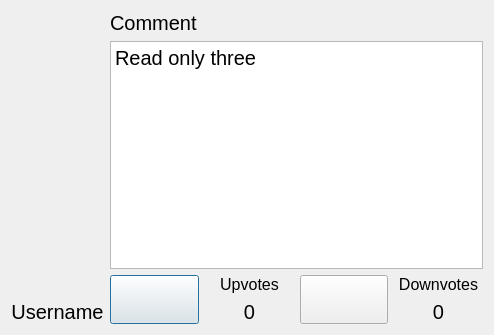
<?xml version="1.0" encoding="UTF-8"?>
<ui version="4.0">
 <class>comment_1</class>
 <widget class="QDialog" name="comment_1">
  <property name="geometry">
   <rect>
    <x>0</x>
    <y>0</y>
    <width>494</width>
    <height>335</height>
   </rect>
  </property>
  <property name="windowTitle">
   <string>Comment</string>
  </property>
  <layout class="QGridLayout" name="gridLayout">
   <item row="0" column="2">
    <layout class="QHBoxLayout" name="horizontalLayout_3">
     <item>
      <layout class="QVBoxLayout" name="verticalLayout_14">
       <item>
        <widget class="QLabel" name="label">
         <property name="sizePolicy">
          <sizepolicy hsizetype="Preferred" vsizetype="Maximum">
           <horstretch>0</horstretch>
           <verstretch>0</verstretch>
          </sizepolicy>
         </property>
         <property name="font">
          <font>
           <pointsize>15</pointsize>
          </font>
         </property>
         <property name="text">
          <string>Comment</string>
         </property>
        </widget>
       </item>
       <item>
        <widget class="QPlainTextEdit" name="plainTextEdit_commentText">
         <property name="font">
          <font>
           <pointsize>15</pointsize>
          </font>
         </property>
         <property name="plainText">
          <string>Read only three</string>
         </property>
        </widget>
       </item>
       <item>
        <layout class="QHBoxLayout" name="horizontalLayout">
         <item>
          <widget class="QPushButton" name="pushButton_upComment">
           <property name="sizePolicy">
            <sizepolicy hsizetype="Minimum" vsizetype="Preferred">
             <horstretch>0</horstretch>
             <verstretch>0</verstretch>
            </sizepolicy>
           </property>
           <property name="text">
            <string/>
           </property>
          </widget>
         </item>
         <item>
          <layout class="QVBoxLayout" name="verticalLayout_2">
           <item>
            <widget class="QLabel" name="label_2">
             <property name="font">
              <font>
               <pointsize>12</pointsize>
              </font>
             </property>
             <property name="text">
              <string>Upvotes</string>
             </property>
             <property name="alignment">
              <set>Qt::AlignmentFlag::AlignCenter</set>
             </property>
            </widget>
           </item>
           <item>
            <widget class="QLabel" name="label_upCountComment">
             <property name="font">
              <font>
               <pointsize>15</pointsize>
              </font>
             </property>
             <property name="text">
              <string>0</string>
             </property>
             <property name="alignment">
              <set>Qt::AlignmentFlag::AlignCenter</set>
             </property>
            </widget>
           </item>
          </layout>
         </item>
         <item>
          <widget class="QPushButton" name="pushButton_downComment">
           <property name="sizePolicy">
            <sizepolicy hsizetype="Minimum" vsizetype="Preferred">
             <horstretch>0</horstretch>
             <verstretch>0</verstretch>
            </sizepolicy>
           </property>
           <property name="text">
            <string/>
           </property>
          </widget>
         </item>
         <item>
          <layout class="QVBoxLayout" name="verticalLayout_3">
           <item>
            <widget class="QLabel" name="label_3">
             <property name="font">
              <font>
               <pointsize>12</pointsize>
              </font>
             </property>
             <property name="text">
              <string>Downvotes</string>
             </property>
             <property name="alignment">
              <set>Qt::AlignmentFlag::AlignCenter</set>
             </property>
            </widget>
           </item>
           <item>
            <widget class="QLabel" name="label_downCountComment">
             <property name="font">
              <font>
               <pointsize>15</pointsize>
              </font>
             </property>
             <property name="text">
              <string>0</string>
             </property>
             <property name="alignment">
              <set>Qt::AlignmentFlag::AlignCenter</set>
             </property>
            </widget>
           </item>
          </layout>
         </item>
        </layout>
       </item>
      </layout>
     </item>
    </layout>
   </item>
   <item row="0" column="1">
    <layout class="QVBoxLayout" name="verticalLayout">
     <item>
      <widget class="QLabel" name="label_commentUserPic">
       <property name="text">
        <string/>
       </property>
       <property name="alignment">
        <set>Qt::AlignmentFlag::AlignCenter</set>
       </property>
      </widget>
     </item>
     <item>
      <widget class="QLabel" name="label_commentUsername">
       <property name="sizePolicy">
        <sizepolicy hsizetype="Preferred" vsizetype="Maximum">
         <horstretch>0</horstretch>
         <verstretch>0</verstretch>
        </sizepolicy>
       </property>
       <property name="font">
        <font>
         <pointsize>15</pointsize>
        </font>
       </property>
       <property name="text">
        <string>Username</string>
       </property>
       <property name="alignment">
        <set>Qt::AlignmentFlag::AlignHCenter|Qt::AlignmentFlag::AlignTop</set>
       </property>
      </widget>
     </item>
    </layout>
   </item>
  </layout>
 </widget>
 <resources/>
 <connections/>
</ui>
